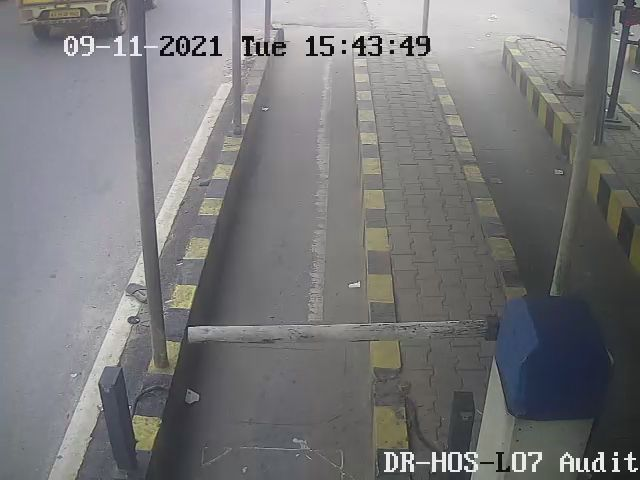
#> input picture 7.jpg, 640 x 480 px; its folder holds only this picture in this run
$ python -i cartoonize.py   (imports and definitions only)   (older library calls are emulated)
#> lines starting #> are read from the running program, lines starting #| are printed output that depends on the picture; after the words box and inside, x2 and y2 are one past the last pixel; in counts of white or black regions, pixels touching at a corner belong together
#> further down, picture is the input picture: shape (480, 640, 3); mean B, G, R 121.3, 119.9, 119.7


    # [5 lines of commented-out code are left out]

# [185 lines left out: functions cartoon, hist, blurring, sharpening, bilateral, blackwhite and 8 more, not called in this run]


import cv2
import numpy as np
# Function to map each intensity level to output intensity level.
# [36 lines left out: functions pixelVal, contraststreching, logarthemic, not called in this run]

import os
import numpy as np
import cv2

# [23 lines left out: function exposure, not called in this run]

import cv2
import numpy as np
from skimage.feature import peak_local_max
from skimage.morphology import watershed
from scipy import ndimage
def curve(img):

    img = cv2.medianBlur(img,13)

    gray = cv2.cvtColor(img, cv2.COLOR_BGR2GRAY)

    thresh = cv2.adaptiveThreshold(gray,255,cv2.ADAPTIVE_THRESH_MEAN_C,\
            cv2.THRESH_BINARY,45,0)
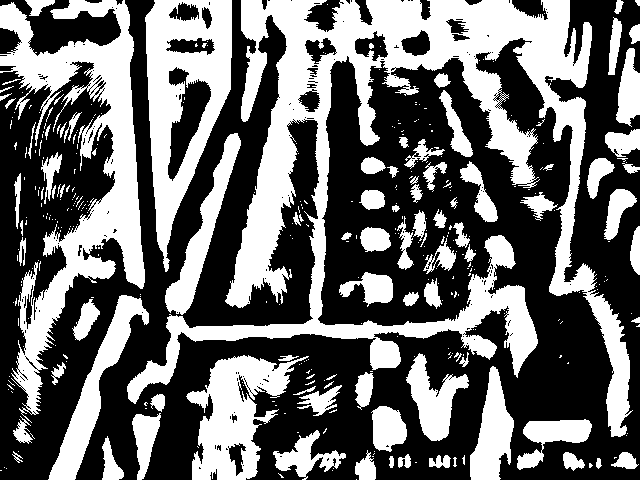
#> thresh: shape (480, 640); 41.5% white; 365 white regions (273 under 20 px), largest, box (x1, y1, x2, y2) and area: (127, 0, 633, 437) 52016, (0, 0, 145, 423) 19346, (145, 0, 232, 272) 11341

    kernel = cv2.getStructuringElement(cv2.MORPH_ELLIPSE,(5,3))
    kernel1 = np.ones((3, 3), np.uint8)
    kernel2 = cv2.getStructuringElement(cv2.MORPH_ELLIPSE,(3,3))
    dilate = cv2.dilate(thresh, kernel1, iterations=1)
#> dilate: shape (480, 640); 51.1% white; 80 black regions (52 under 20 px), largest, box (x1, y1, x2, y2) and area: (0, 0, 640, 480) 140945, (28, 0, 120, 53) 2508, (169, 82, 210, 178) 1587
    erode = cv2.erode(dilate, kernel,iterations=1)
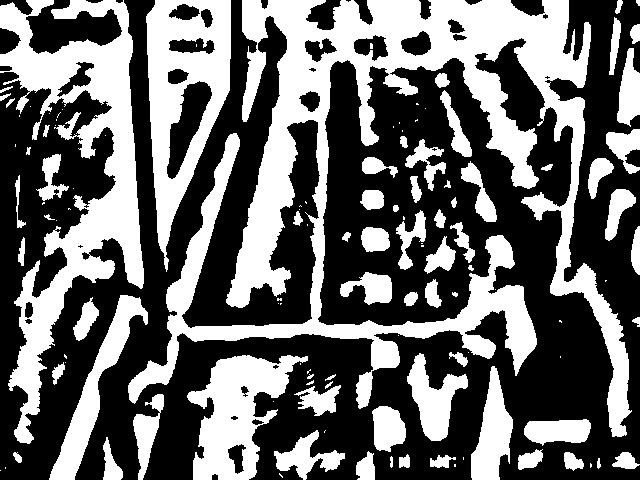
#> erode: shape (480, 640); 41.4% white; 121 white regions (51 under 20 px)

# Remove small noise by filtering using contour area
    cnts = cv2.findContours(erode, cv2.RETR_TREE, cv2.CHAIN_APPROX_SIMPLE)
#> cnts = 149 contours, 67 with area under 20; largest, box (x1, y1, x2, y2) and area: (128, 0, 632, 437) 54737, (0, 0, 144, 444) 20826, (146, 0, 231, 272) 13818, (187, 355, 308, 480) 7640, (49, 295, 148, 480) 3876
    cnts = cnts[0] if len(cnts) == 2 else cnts[1]

    for c in cnts:
        if cv2.contourArea(c) < 800:
            if len(c)>0:
                cv2.drawContours(thresh,[c], 0, (0,0,0), -1)
#> this loop made 149 passes
#> c on passes 1, 2, 3, 4, 5, 7, 17, 21, 30, 31, 33, 41: [[279, 473], [279, 474], [282, 477], [282, 476]], [[0, 470]], [[5, 467], [5, 468]], [[454, 464], [454, 466], [455, 466], [455, 464]], [[590, 463], [590, 467], [591, 466], [591, 464]], [[463, 457], [463, 459]], [[325, 430], [324, 431], [324, 432], [324, 431]], [[273, 401]], [[300, 363], [300, 364]], [[65, 362]], [[560, 356], [560, 357]], [[64, 354], [64, 356], [66, 358], [66, 356]]
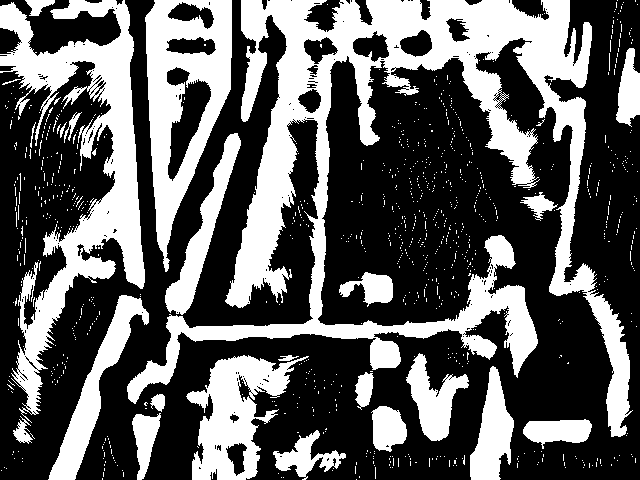
#> thresh: shape (480, 640); 36.8% white; 990 white regions (966 under 20 px), largest, box (x1, y1, x2, y2) and area: (127, 0, 633, 437) 51560, (0, 0, 145, 423) 19109, (145, 0, 232, 272) 11076

# Compute Euclidean distance from every binary pixel
# to the nearest zero pixel then find peaks
    distance_map = ndimage.distance_transform_edt(erode)
    local_max = peak_local_max(distance_map, indices=False, min_distance=1, labels=thresh)
#> local_max: shape (480, 640) bool; 0.76% white in thin lines or dots

# Perform connected component analysis then apply Watershed
    markers = ndimage.label(local_max, structure=np.ones((3, 3)))[0]
#> markers: shape (480, 640) int32; 1191 distinct labels, from 0 to 1190
    labels = watershed(-distance_map, markers, mask=erode)
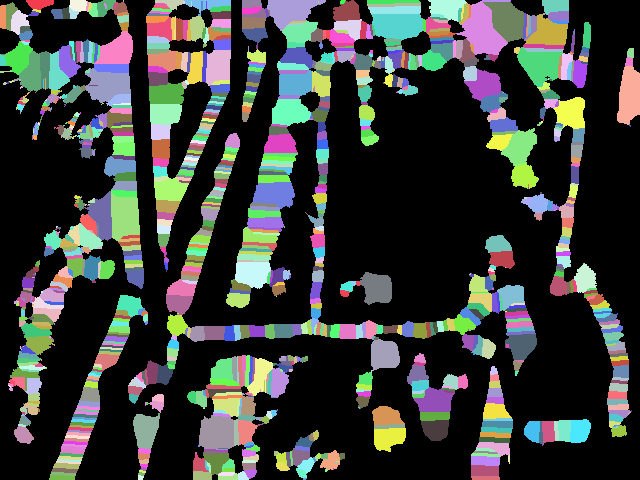
#> labels: shape (480, 640) int32; 1191 distinct labels, from 0 to 1190; one colour per label, 0 black

# Iterate through unique labels
    for label in np.unique(labels):
        if label == 0:
            continue

    # Create a mask
        mask = np.zeros(thresh.shape, dtype="uint8")
        mask[labels == label] = 255

    # Find contours and determine contour area
        cnts = cv2.findContours(mask.copy(), cv2.RETR_EXTERNAL, cv2.CHAIN_APPROX_SIMPLE)
        cnts = cnts[0] if len(cnts) == 2 else cnts[1]
        c = max(cnts, key=cv2.contourArea)

        cv2.drawContours(img, [c], -1, (36,255,12), -1)
#> this loop made 1191 passes
#> cnts on passes 18, 24, 25: 1 contour, all with area under 20, 1 contour, all with area under 20, 1 contour, all with area under 20
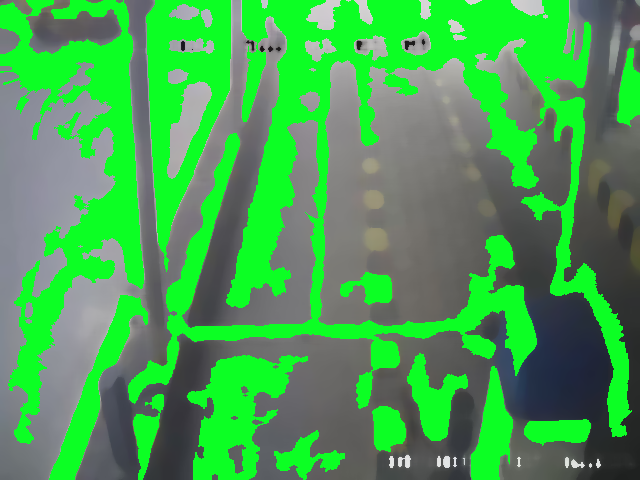
#> img: shape (480, 640, 3); mean of channels 0, 1, 2 83.2, 161.8, 72.7; drawn as B, G, R
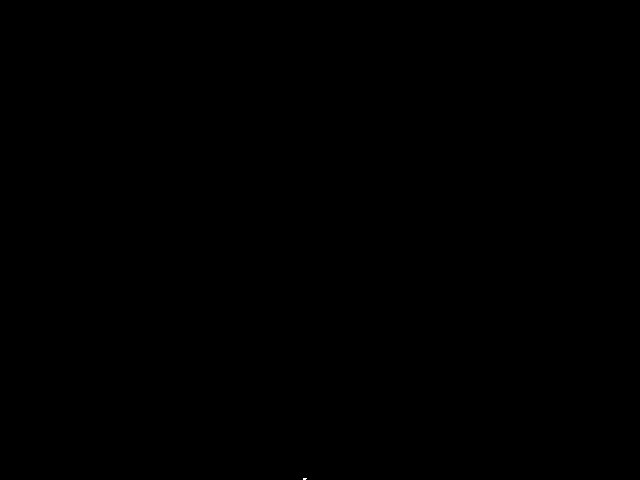
#> mask: shape (480, 640); 0% white in thin lines or dots, all inside (x1, y1, x2, y2) = (303, 478, 307, 480)


    thresh = 155
    img = cv2.threshold(img, thresh, 255, cv2.THRESH_BINARY)[1]
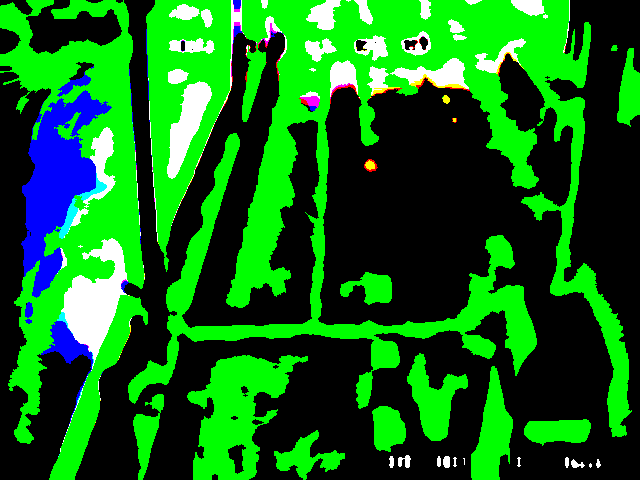
#> img: shape (480, 640, 3); mean of channels 0, 1, 2 21.8, 106.8, 13.8; drawn as B, G, R
    return img

def greyscale(img):
    img= cv2.cvtColor(img, cv2.COLOR_BGR2GRAY)
    return img

# [10 lines left out: function heatfilter, not called in this run]


import numpy as np
import cv2
from matplotlib import pyplot as plt
# [357 lines left out: functions grabcut, colourswap, warpfilter, backgroundsubstraction, averagefilter, highpassfilter and 11 more, not called in this run]


import cv2
import math
import numpy as np

# [8 lines left out: function dehaze, not called in this run]

#create windows to display images

>>> import cv2
>>> picture = cv2.imread('7.jpg')
>>> result = curve(picture)
